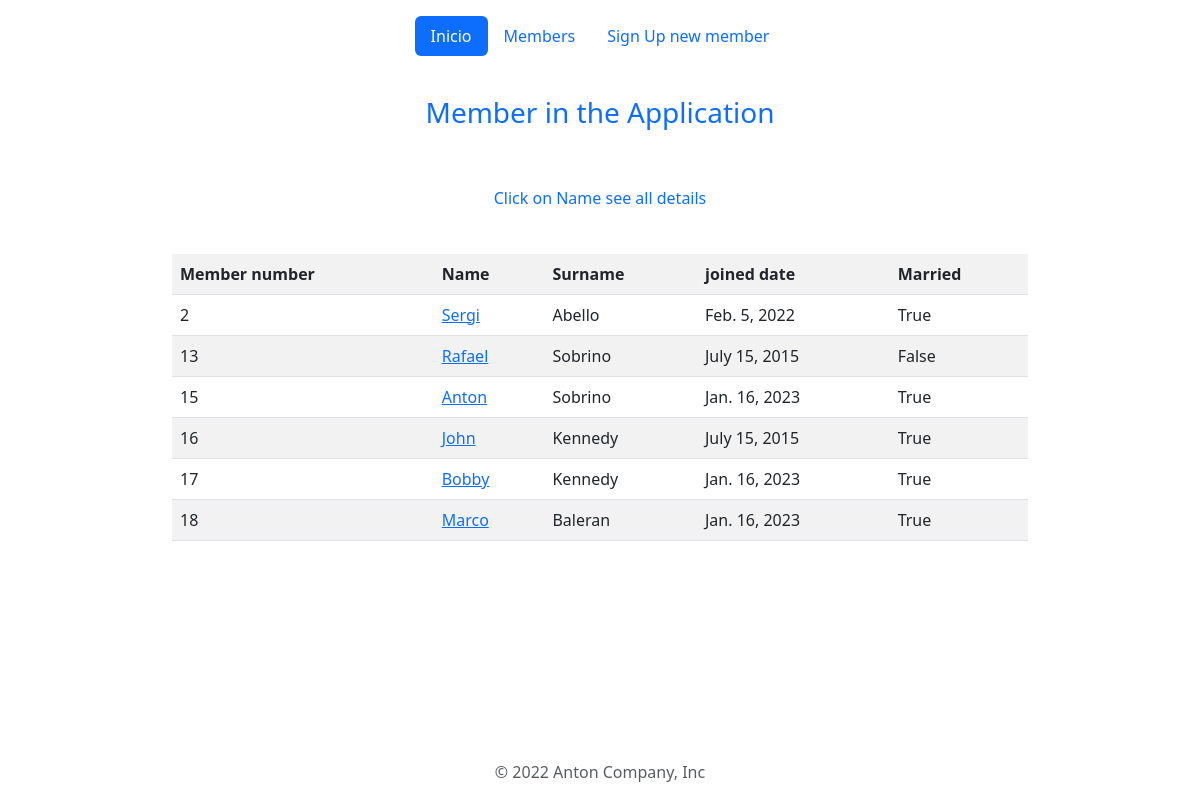
The page /members/ on the database its author committed.
### members/models.py (models this page shows)
class Member(models.Model):
  id = models.IntegerField(primary_key=True)
  firstname = models.CharField(max_length=255)
  lastname = models.CharField(max_length=255)
  joined_date = models.DateField(blank=True, null=True)
  phone = models.CharField(max_length=20, blank=True, null=True)
  married = models.BooleanField(default=True, blank=True, null=True)
  slug = models.SlugField(default="",null=False)

### members/views.py (the view)
# urls.py: path('members/', views.members, name='members'),
def members(request):
    mymembers = Member.objects.all().values()
    template = loader.get_template('members/all_members.html')
    context ={
        'mymembers':mymembers
    }
    return HttpResponse(template.render(context,request))

### members/templates/members/all_members.html (shortened to what this page needs)
{% extends "master.html" %}
{% block content %}
   <h3 id="titulo" class="text-center p-4 text-primary">Member in the Application</h3>
   <p class="text-center p-4 text-primary">Click on Name see all details</p>
   <div class="d-flex justify-content-center align-content-center pt-1 mx-1" id="">
        <table class="table table-striped mx-5 px-5">
            <tr>
                <th> Member number</th>
                <th> Name</th>
                <th> Surname</th>
                <th>joined date</th>
                <th>Married</th>
            </tr>
            {% for member in mymembers %}
            <tr>
                <td>{{ member.id }}</td>
                <td><a href="details/{{ member.slug }}">{{ member.firstname }}</a></td>
                <td>{{ member.lastname }}</td>
                <td>{{ member.joined_date }}</td>
                <td>{{ member.married }}</td>
            </tr>
            {% endfor %}
        </table>
   </div>
{% endblock %}

### members/templates/master.html (shortened to what this page needs)
{% load static %}
<!DOCTYPE html>
<html lang="en">
<head>
    <link rel="stylesheet" href="{% static 'styles.css' %}">
    <link href="https://cdn.jsdelivr.net/npm/bootstrap@5.3.0-alpha1/dist/css/bootstrap.min.css" rel="stylesheet">
</head>
    <body>
        <main>
            {% if 'user' in  request.path  %}
                {% include 'Users/header_user.html' %}
            {% elif 'members' in  request.path  %}
                {% include 'members/header_member.html' %}
            {% endif %}
            <div id="container">
                {% block content %}
                {% endblock %}
            </div>
            <div class="fixed-bottom">
                {% include 'footer.html' %}
            </div>
        </main>
    </body>
</html>

### members/templates/members/header_member.html
<div class="container">
    <header class="d-flex justify-content-center py-3">
      <ul class="nav nav-pills">
        <li class="nav-item"><a href="/" class="nav-link active" aria-current="page">Inicio</a></li>
        <li class="nav-item"><a href="/members/" class="nav-link">Members</a></li>
        <li class="nav-item"><a href="{% url 'create_member' %}" class="nav-link">Sign Up new member</a></li>
      </ul>
    </header>
  </div>

### members/templates/footer.html
    <footer>
      <p class="text-center text-muted">© 2022 Anton Company, Inc</p>
    </footer>

### members/static/styles.css (style rules this page uses)
html { height: 100%; background-color: aquamarine; }
body { height: 100%; margin: 0px; padding: 0px; }
main { height: 100%; }
#container { width: 80% ; height: 80%; margin: 0 auto; }

### rows shown on the page
Member: id "2", firstname "Sergi", lastname "Abello", joined_date "Feb. 5, 2022", married "True"
Member: id "13", firstname "Rafael", lastname "Sobrino", joined_date "July 15, 2015", married "False"
Member: id "15", firstname "Anton", lastname "Sobrino", joined_date "Jan. 16, 2023", married "True"
Member: id "16", firstname "John", lastname "Kennedy", joined_date "July 15, 2015", married "True"
Member: id "17", firstname "Bobby", lastname "Kennedy", joined_date "Jan. 16, 2023", married "True"
Member: id "18", firstname "Marco", lastname "Baleran", joined_date "Jan. 16, 2023", married "True"
